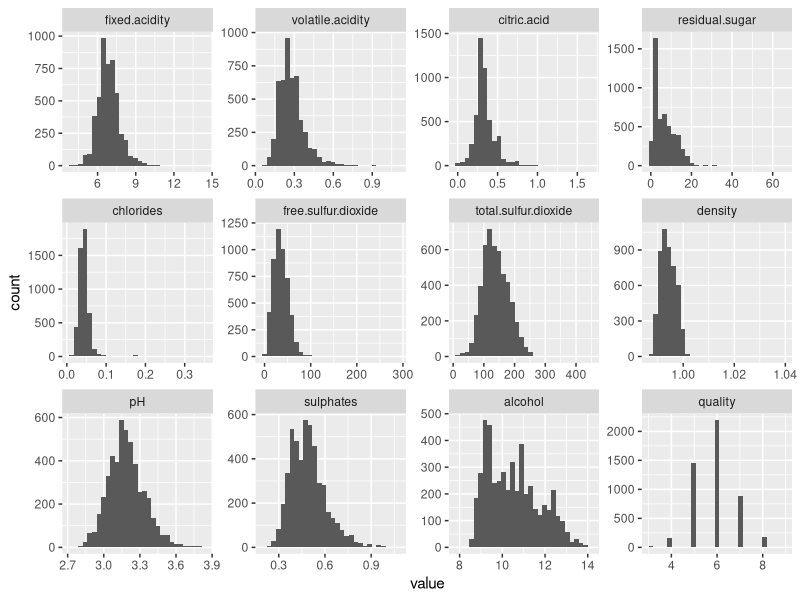
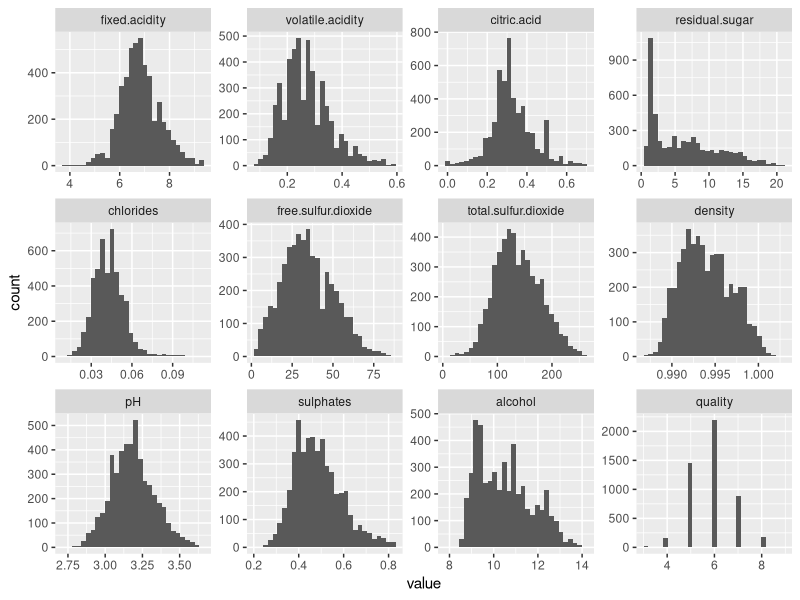
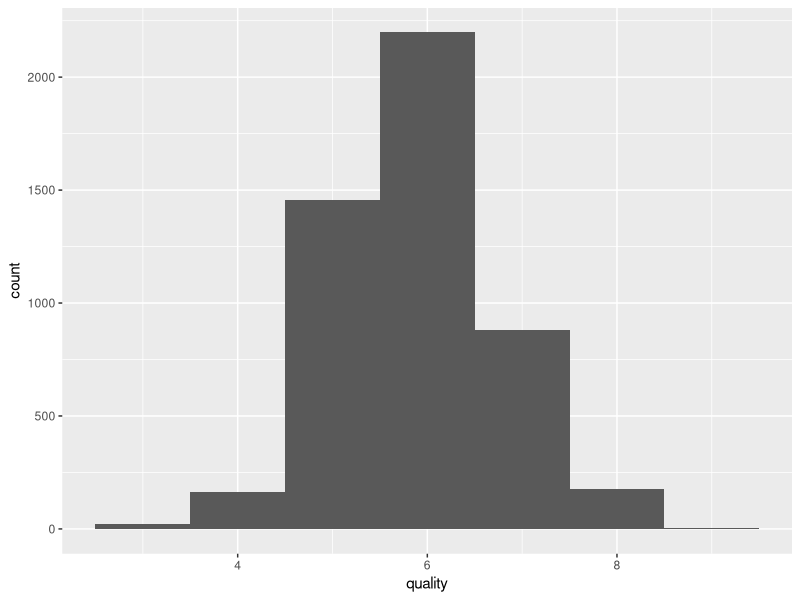
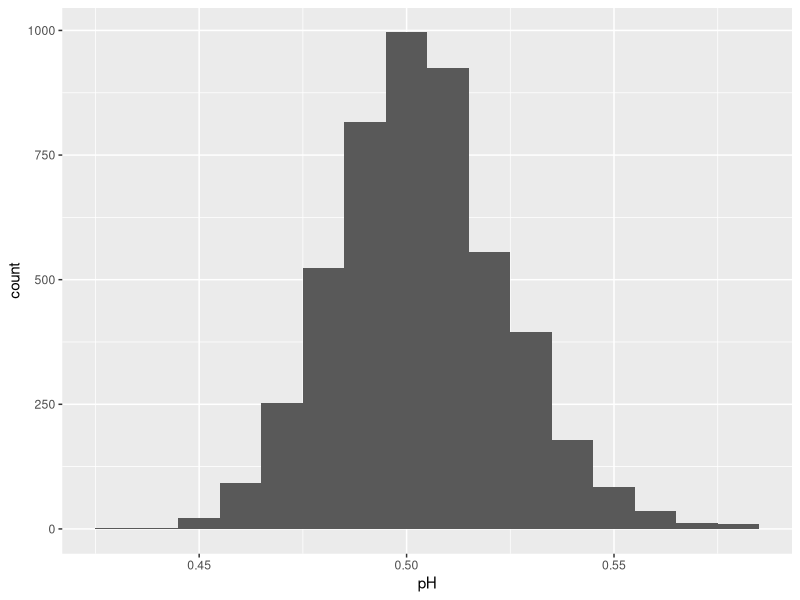
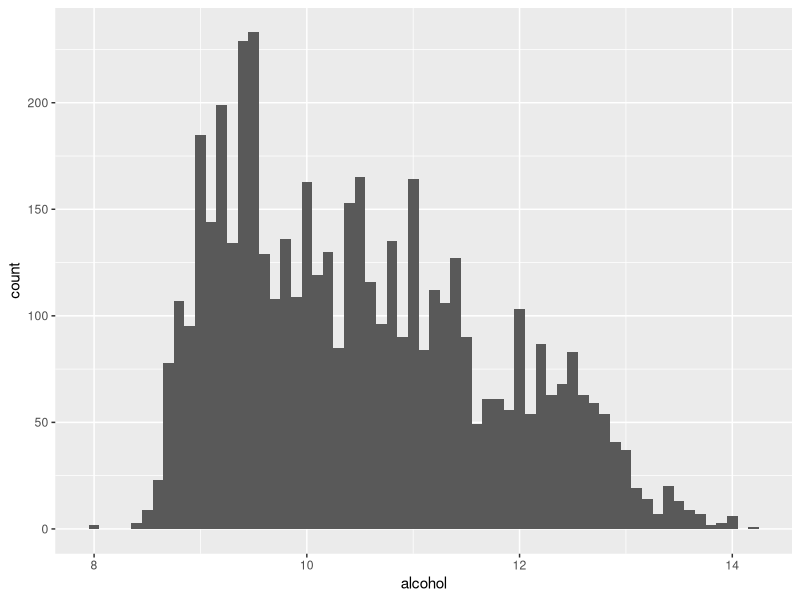
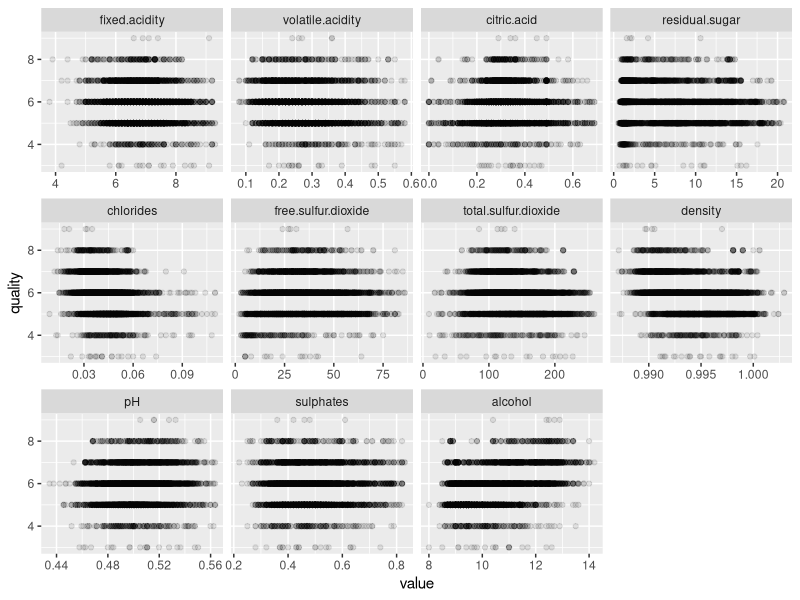
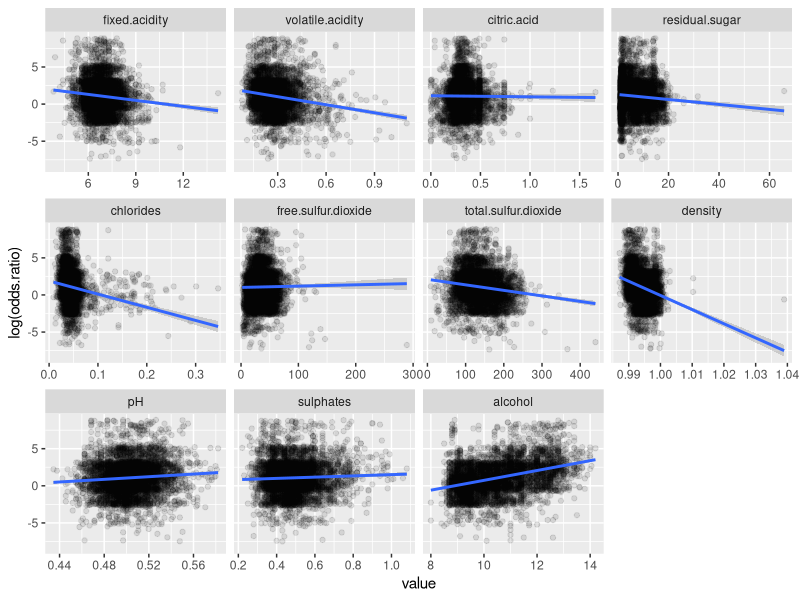
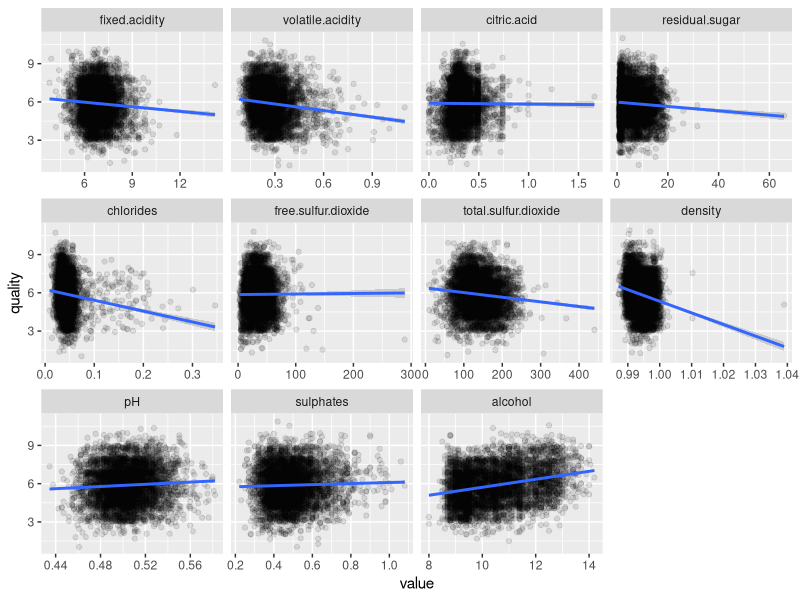

The R source for these figures, in order: (Note: this script raises an error after producing the figures.)
## ---- chunk 1
# Load all of the packages that you end up using
# in your analysis in this code chunk.

# Notice that the parameter "echo" was set to FALSE for this code chunk.
# This prevents the code from displaying in the knitted HTML output.
# You should set echo=FALSE for all code chunks in your file.

library(ggplot2)
library(dplyr)
library(reshape2)
library(GGally)
library(MASS)
library(memisc)
## ---- chunk 2
# Load the Data (I removed the first header)
wine <- read.csv('wineQualityWhites.csv')
## ---- chunk 3
str(wine)
## ---- chunk 4
summary(wine)
## ---- chunk 5
wine_long <- melt(wine)
## ---- chunk 6
ggplot(wine_long, aes(value)) +
  geom_histogram() +
  facet_wrap(~variable, scales = 'free')
## ---- chunk 7
wine_stats <- wine_long %>%
  group_by(variable) %>%
  summarise(mean = mean(value), std.dev = sd(value))

wine_long %>% 
  inner_join(wine_stats, by = 'variable') %>%
  subset(variable == 'quality' | value <= mean + 3*std.dev, select = -c(mean, std.dev)) %>%
  ggplot(data=., aes(value)) +
  geom_histogram() +
  facet_wrap(~variable, scales = 'free')
## ---- chunk 8
ggplot(wine, aes(quality)) + geom_histogram(binwidth = 1)
## ---- chunk 9
wine$pH <- log10(wine$pH)
ggplot(wine, aes(pH)) +
  geom_histogram(binwidth = .01)
## ---- chunk 10
ggplot(wine, aes(alcohol)) +
  geom_histogram(binwidth = .1)
## ---- chunk 11
qwine <- melt(wine, id.vars = 'quality')

wine_stats <- qwine %>%
  group_by(variable) %>%
  summarise(mean = mean(value), std.dev = sd(value))

qwine <- qwine %>% 
  inner_join(wine_stats, by = 'variable') %>%
  subset(value <= mean + 3*std.dev, select = -c(mean, std.dev))

ggplot(qwine, aes(y = quality, x = value)) +
  geom_point(alpha = .1) +
  facet_wrap(~variable, scales = 'free_x')

## ---- chunk 12
p <- count(wine, quality)
p$pi <- p$n/sum(p$n)
p$cum <- cumsum(p$n)
p$odds.ratio <- p$cum/(p$cum[length(p$cum)] - p$cum)

# p$pi <- p$n / sum(p$n)
# p$logit <- log(p$pi / p$pi[p$quality == 3])
# #wine$quality.logit <- p$logit[match(wine$quality, p$quality)]
wine <- inner_join(wine, p, by = 'quality')
wine <- subset(wine, select = -c(pi, cum, n))

#ggplot(wine, aes(quality.logit)) + geom_histogram()

## ---- chunk 13
qwine <- melt(wine, id.vars = c('quality', 'odds.ratio'))

# wine_stats <- qwine %>%
#   group_by(variable) %>%
#   summarise(mean = mean(value), std.dev = sd(value))
# 
# qwine <- qwine %>% 
#   inner_join(wine_stats, by = 'variable') %>%
#   subset(value <= mean + 3*std.dev, select = -c(mean, std.dev))

ggplot(subset(qwine, quality < 9), aes(y = log(odds.ratio), x = value)) +
  geom_jitter(alpha = .1, height = 2) +
  geom_smooth(method = 'lm') +
  facet_wrap(~variable, scales = 'free_x')

## ---- chunk 14
ggplot(qwine, aes(y = quality, x = value)) +
  geom_jitter(alpha = .1, height = 2) +
  geom_smooth(method = 'lm') +
  facet_wrap(~variable, scales = 'free_x')
## ---- chunk 15
wine$alcohol.bucket <- cut(wine$alcohol, breaks=c(8, 10, 12, 15), include.lowest = TRUE)

ggplot(subset(wine, chlorides <= mean(wine$chlorides) + 3*sd(wine$chlorides)), 
       aes(y = quality, x = chlorides)) +
  geom_jitter(alpha = 0.2, height = 2) +
  facet_grid(~alcohol.bucket) +
  theme(aspect.ratio=3/4) +
  geom_smooth(method = 'lm')
## ---- chunk 16
wine$chlorides.bucket <- cut(wine$chlorides, breaks = quantile(wine$chlorides, seq(0, 1, 0.25)), right = TRUE, include.lowest = TRUE)

ggplot(wine, 
       aes(y = quality, x = alcohol)) +
  geom_jitter(alpha = 0.2, height = 2) +
  facet_grid(~chlorides.bucket) +
  theme(aspect.ratio=3/4) +
  geom_smooth(method = 'lm')
## ---- chunk 17
wine$chlorides.bucket <- cut(wine$chlorides, breaks = quantile(wine$chlorides, seq(0, 1, 0.25)), right = TRUE, include.lowest = TRUE)

wine$volatile.acidity.bucket <- cut(wine$volatile.acidity, breaks = quantile(wine$volatile.acidity, seq(0, 1, 0.25)), include.lowest = TRUE)

ggplot(wine, aes(y = quality, x = alcohol, color = quality)) +
  geom_jitter(height = 2) +
  geom_smooth(method = 'lm', color = 'black', size = .5) +
  facet_grid(volatile.acidity.bucket~chlorides.bucket, labeller = label_both) +
  scale_color_gradient(low = 'red', high = 'blue') +
  theme(strip.text = element_text(size = 6))

# scale_color_gradient2(low = 'red', mid = 'white', high = 'blue', midpoint = 6)
## ---- chunk 18
ggplot(wine, aes(y = quality, x = alcohol.bucket)) +
  geom_boxplot(outlier.colour = "red", outlier.shape = 1) +
  facet_grid(volatile.acidity.bucket~chlorides.bucket, labeller = label_both) +
  theme(strip.text = element_text(size = 8))
## ---- chunk 19
wine$total.sulfur.dioxide.bucket <- cut(wine$total.sulfur.dioxide, breaks = quantile(wine$total.sulfur.dioxide, seq(0, 1, 0.25)), include.lowest = TRUE)

ggplot(wine,
       aes(y = quality, x = alcohol)) +
  geom_jitter(alpha = 0.2, height = 2) +
  facet_grid(~total.sulfur.dioxide.bucket) +
  theme(aspect.ratio=4/3) +
  geom_smooth(method = 'lm')
## ---- chunk 20
ggplot(wine, aes(y = quality, x = alcohol, color = quality)) +
  geom_jitter(height = 2) +
  geom_smooth(method = 'lm', color = 'black', size = .5) +
  facet_grid(total.sulfur.dioxide.bucket~chlorides.bucket, labeller = label_both) +
  scale_color_gradient(low = 'red', high = 'blue') +
  theme(strip.text = element_text(size = 8))
## ---- chunk 21
wine_clean <- dplyr::select(wine, -ends_with('bucket'))
vars = names(wine_clean)[-12]
for (v in vars) {
  iStats <- subset(wine_stats, variable == v)
  wine_clean <- wine_clean[wine_clean[v] <= iStats$mean + 3*iStats$std.dev, ]
}
## ---- chunk 22
m1 <- lm(quality ~ alcohol, wine_clean)
m2 <- update(m1, ~ . + chlorides)
m3 <- update(m2, ~ . + volatile.acidity)
m4 <- update(m3, ~ . + total.sulfur.dioxide)

mtable(m1, m2, m3, m4)
## ---- chunk 23
model = data.frame()
for (m in list(m1, m2, m3, m4)) {
  print(class(m))
  model <- bind_rows(model, data.frame(formula = deparse(formula(m)), residuals = residuals(m), predicted = predict(m)))
}
  
ggplot(model, aes(x = predicted, y = residuals)) +
  geom_point(color = 'red', shape = 1, size = 3) +
  geom_hline(yintercept = 0) +
  geom_smooth() +
  facet_wrap(~formula)
## ---- chunk 24
m1 <- lm(quality ~ density, wine_clean)
m2 <- update(m1, ~ . + chlorides)
m3 <- update(m2, ~ . + volatile.acidity)
m4 <- update(m3, ~ . + total.sulfur.dioxide)

mtable(m1, m2, m3, m4)
## ---- chunk 25
model = data.frame()
for (m in list(m1, m2, m3, m4)) {
  print(class(m))
  model <- bind_rows(model, data.frame(formula = deparse(formula(m)), residuals = residuals(m), predicted = predict(m)))
}

ggplot(model, aes(x = predicted, y = residuals)) +
  geom_point(color = 'red', shape = 1, size = 3) +
  geom_hline(yintercept = 0) +
  geom_smooth() +
  facet_wrap(~formula)
## ---- chunk 26
wine$quality <- factor(wine$quality)
m <- polr(quality ~ alcohol + chlorides + volatile.acidity + total.sulfur.dioxide, data = wine, Hess=TRUE)
ctable <- coef(summary(m))
p_values <- pnorm(abs(ctable[, "t value"]), lower.tail = FALSE) * 2
ctable <- cbind(ctable, "p value" = p_values)
ci <- confint(m)
## ---- chunk 27

## ---- chunk 28

## ---- chunk 29
